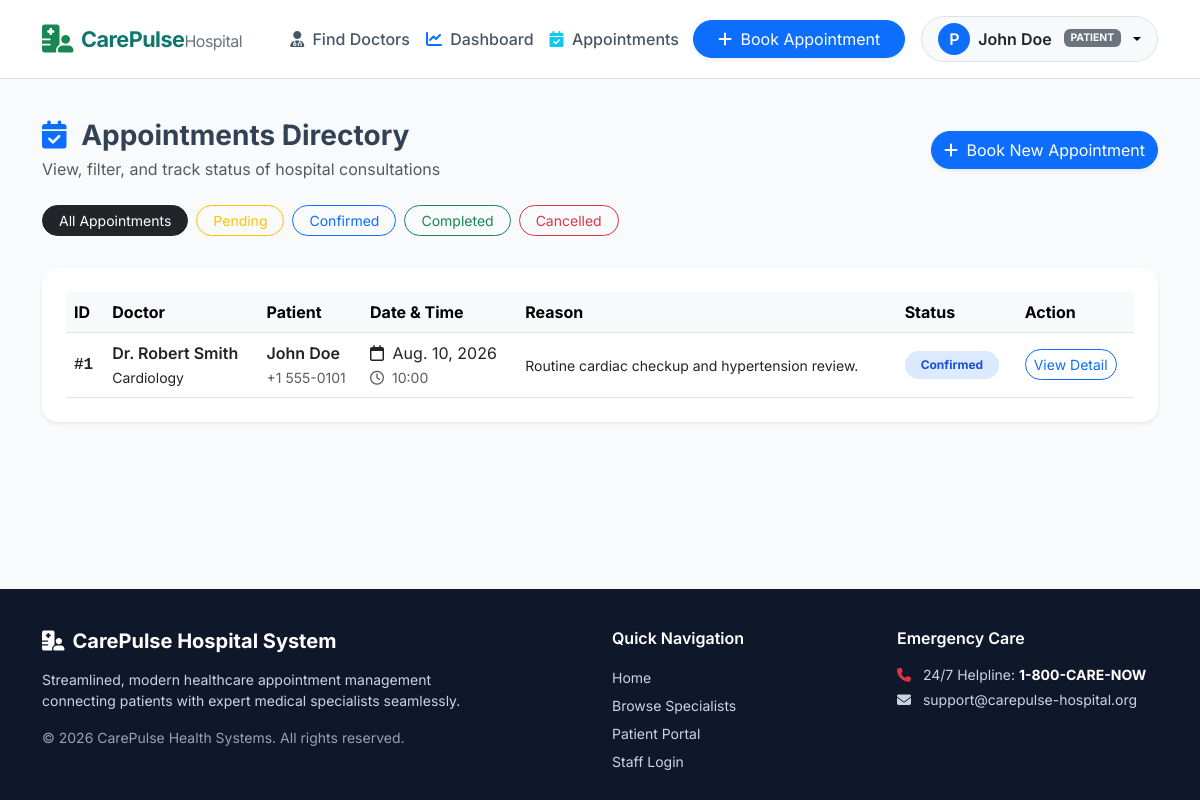
Screenshot of /appointments/my-appointments/ (signed in) with the database file from the repository.
### apps/accounts/models.py (models this page shows, shortened)
class CustomUser(AbstractUser):
    ROLE_ADMIN = 'admin'
    ROLE_DOCTOR = 'doctor'
    ROLE_PATIENT = 'patient'
    ROLE_CHOICES = (
        (ROLE_ADMIN, 'Admin'),
        (ROLE_DOCTOR, 'Doctor'),
        (ROLE_PATIENT, 'Patient'),
    )
    GENDER_CHOICES = (
        ('male', 'Male'),
        ('female', 'Female'),
        ('other', 'Other'),
    )
    role = models.CharField(max_length=20, choices=ROLE_CHOICES, default=ROLE_PATIENT)
    phone = models.CharField(max_length=20, blank=True, null=True)
    gender = models.CharField(max_length=10, choices=GENDER_CHOICES, blank=True, null=True)
    date_of_birth = models.DateField(blank=True, null=True)
    @property
    def is_admin(self):
        return self.role == self.ROLE_ADMIN or self.is_superuser
    @property
    def is_doctor(self):
        return self.role == self.ROLE_DOCTOR
    @property
    def is_patient(self):
        return self.role == self.ROLE_PATIENT
    def get_display_name(self):
        full_name = self.get_full_name()
        if full_name:
            return f"Dr. {full_name}" if self.is_doctor else full_name
        return self.username

class PatientProfile(models.Model):
    user = models.OneToOneField(CustomUser, on_delete=models.CASCADE, related_name='patient_profile')
    blood_group = models.CharField(max_length=5, blank=True, null=True)
    address = models.TextField(blank=True, null=True)
    emergency_contact = models.CharField(max_length=20, blank=True, null=True)
    medical_history_summary = models.TextField(blank=True, null=True, help_text="General patient health history notes")

### apps/appointments/models.py (models this page shows, shortened)
class Appointment(models.Model):
    STATUS_PENDING = 'pending'
    STATUS_CONFIRMED = 'confirmed'
    STATUS_COMPLETED = 'completed'
    STATUS_CANCELLED = 'cancelled'
    STATUS_CHOICES = (
        (STATUS_PENDING, 'Pending'),
        (STATUS_CONFIRMED, 'Confirmed'),
        (STATUS_COMPLETED, 'Completed'),
        (STATUS_CANCELLED, 'Cancelled'),
    )
    patient = models.ForeignKey(PatientProfile, on_delete=models.CASCADE, related_name='appointments')
    doctor = models.ForeignKey(DoctorProfile, on_delete=models.CASCADE, related_name='appointments')
    date = models.DateField()
    time_slot = models.TimeField()
    status = models.CharField(max_length=15, choices=STATUS_CHOICES, default=STATUS_PENDING)
    reason = models.TextField()
    created_at = models.DateTimeField(auto_now_add=True)
    updated_at = models.DateTimeField(auto_now=True)
    class Meta:
        ordering = ['-date', '-time_slot']

### apps/doctors/models.py (models this page shows, shortened)
class DoctorProfile(models.Model):
    user = models.OneToOneField(CustomUser, on_delete=models.CASCADE, related_name='doctor_profile')
    department = models.ForeignKey(Department, on_delete=models.SET_NULL, null=True, related_name='doctors')
    specialization = models.CharField(max_length=150)
    qualification = models.CharField(max_length=150)
    experience_years = models.PositiveIntegerField(default=1)
    consultation_fee = models.DecimalField(max_digits=10, decimal_places=2, default=50.00)
    bio = models.TextField(blank=True, null=True)
    profile_picture = models.ImageField(upload_to='doctors/', blank=True, null=True)
    is_active = models.BooleanField(default=True)
    def get_full_title(self):
        full_name = self.user.get_full_name()
        return f"Dr. {full_name}" if full_name else f"Dr. {self.user.username}"

class Department(models.Model):
    name = models.CharField(max_length=100, unique=True)
    description = models.TextField(blank=True, null=True)
    icon_class = models.CharField(max_length=50, default='fa-stethoscope', help_text="FontAwesome icon CSS class")

### apps/appointments/views.py (the view)
# urls.py: path('my-appointments/', views.my_appointments, name='my_appointments'),
@login_required
def my_appointments(request):
    user = request.user
    if user.is_patient:
        patient_profile = get_object_or_404(PatientProfile, user=user)
        appointments = Appointment.objects.filter(patient=patient_profile).select_related('doctor__user', 'doctor__department')
    elif user.is_doctor:
        doctor_profile = get_object_or_404(DoctorProfile, user=user)
        appointments = Appointment.objects.filter(doctor=doctor_profile).select_related('patient__user')
    elif user.is_admin:
        appointments = Appointment.objects.all().select_related('doctor__user', 'patient__user', 'doctor__department')
    else:
        appointments = Appointment.objects.none()
    status_filter = request.GET.get('status')
    if status_filter:
        appointments = appointments.filter(status=status_filter)
    return render(request, 'appointments/my_appointments.html', {
        'appointments': appointments,
        'selected_status': status_filter
    })

### templates/appointments/my_appointments.html (shortened to what this page needs)
{% extends 'base.html' %}
{% block content %}
<div class="container py-4">
    <div class="d-flex flex-wrap align-items-center justify-content-between gap-3 mb-4">
        <div>
            <h3 class="fw-bold mb-1"><i class="fa-solid fa-calendar-check text-primary me-2"></i> Appointments Directory</h3>
            <p class="text-muted mb-0">View, filter, and track status of hospital consultations</p>
        </div>
        {% if user.is_patient %}
            <a href="{% url 'appointments:book' %}" class="btn btn-primary rounded-pill shadow-sm">
                <i class="fa-solid fa-plus me-1"></i> Book New Appointment
            </a>
        {% endif %}
    </div>
    <div class="d-flex gap-2 mb-4 overflow-auto pb-2">
        <a href="{% url 'appointments:my_appointments' %}" class="btn btn-sm {% if not selected_status %}btn-dark{% else %}btn-outline-secondary{% endif %} rounded-pill px-3">All Appointments</a>
        <a href="{% url 'appointments:my_appointments' %}?status=pending" class="btn btn-sm {% if selected_status == 'pending' %}btn-warning{% else %}btn-outline-warning{% endif %} rounded-pill px-3">Pending</a>
        <a href="{% url 'appointments:my_appointments' %}?status=confirmed" class="btn btn-sm {% if selected_status == 'confirmed' %}btn-primary{% else %}btn-outline-primary{% endif %} rounded-pill px-3">Confirmed</a>
        <a href="{% url 'appointments:my_appointments' %}?status=completed" class="btn btn-sm {% if selected_status == 'completed' %}btn-success{% else %}btn-outline-success{% endif %} rounded-pill px-3">Completed</a>
        <a href="{% url 'appointments:my_appointments' %}?status=cancelled" class="btn btn-sm {% if selected_status == 'cancelled' %}btn-danger{% else %}btn-outline-danger{% endif %} rounded-pill px-3">Cancelled</a>
    </div>
    <div class="card custom-card border-0 p-4 rounded-4 shadow-sm">
        <div class="table-responsive">
            <table class="table table-hover align-middle mb-0">
                <thead class="table-light">
                    <tr>
                        <th>ID</th>
                        <th>Doctor</th>
                        <th>Patient</th>
                        <th>Date & Time</th>
                        <th>Reason</th>
                        <th>Status</th>
                        <th>Action</th>
                    </tr>
                </thead>
                <tbody>
                    {% for appt in appointments %}
                        <tr>
                            <td class="fw-bold font-monospace">#{{ appt.id }}</td>
                            <td>
                                <div class="fw-semibold text-dark">{{ appt.doctor.get_full_title }}</div>
                                <small class="text-teal">{{ appt.doctor.department.name }}</small>
                            </td>
                            <td>
                                <div class="fw-semibold text-dark">{{ appt.patient.user.get_full_name|default:appt.patient.user.username }}</div>
                                <small class="text-muted">{{ appt.patient.user.phone|default:"No phone" }}</small>
                            </td>
                            <td>
                                <div><i class="fa-regular fa-calendar me-1"></i> {{ appt.date }}</div>
                                <small class="text-muted"><i class="fa-regular fa-clock me-1"></i> {{ appt.time_slot|time:"H:i" }}</small>
                            </td>
                            <td><small>{{ appt.reason|truncatewords:6 }}</small></td>
                            <td>
                                <span class="badge badge-status-{{ appt.status }} px-3 py-2 rounded-pill text-capitalize">
                                    {{ appt.status }}
                                </span>
                            </td>
                            <td>
                                <a href="{% url 'appointments:appointment_detail' appt.id %}" class="btn btn-sm btn-outline-primary rounded-pill">View Detail</a>
                            </td>
                        </tr>
                    {% endfor %}
                </tbody>
            </table>
        </div>
    </div>
</div>
{% endblock %}

### templates/base.html (shortened to what this page needs)
<!DOCTYPE html>
<html lang="en">
<head>
    <link href="https://cdn.jsdelivr.net/npm/bootstrap@5.3.0/dist/css/bootstrap.min.css" rel="stylesheet">
    <link rel="stylesheet" href="https://cdnjs.cloudflare.com/ajax/libs/font-awesome/6.4.0/css/all.min.css">
    {% load static %}
    <link rel="stylesheet" href="{% static 'css/style.css' %}">
</head>
<body>
    <nav class="navbar navbar-expand-lg navbar-light bg-white border-bottom sticky-top py-3">
        <div class="container">
            <a class="navbar-brand navbar-brand-custom d-flex align-items-center gap-2" href="{% url 'core:home' %}">
                <i class="fa-solid fa-hospital-user text-success fs-3"></i>
                <span>CarePulse<span class="text-secondary fw-normal fs-6">Hospital</span></span>
            </a>
            <div class="collapse navbar-collapse" id="navbarMain">
                <ul class="navbar-nav me-auto mb-2 mb-lg-0 ms-lg-4">
                    <li class="nav-item">
                        <a class="nav-link" href="{% url 'doctors:doctor_list' %}">
                            <i class="fa-solid fa-user-doctor me-1 text-teal"></i> Find Doctors
                        </a>
                    </li>
                    {% if user.is_authenticated %}
                        <li class="nav-item">
                            <a class="nav-link" href="{% url 'core:dashboard_redirect' %}">
                                <i class="fa-solid fa-chart-line me-1 text-primary"></i> Dashboard
                            </a>
                        </li>
                        <li class="nav-item">
                            <a class="nav-link" href="{% url 'appointments:my_appointments' %}">
                                <i class="fa-solid fa-calendar-check me-1 text-info"></i> Appointments
                            </a>
                        </li>
                    {% endif %}
                </ul>
                <div class="d-flex align-items-center gap-3">
                    {% if user.is_authenticated %}
                        {% if user.is_patient %}
                            <a href="{% url 'appointments:book' %}" class="btn btn-teal btn-primary rounded-pill px-4 shadow-sm">
                                <i class="fa-solid fa-plus me-1"></i> Book Appointment
                            </a>
                        {% endif %}
                        <div class="dropdown">
                            <button class="btn btn-light rounded-pill border dropdown-toggle px-3 d-flex align-items-center gap-2" type="button" data-bs-toggle="dropdown">
                                <div class="bg-primary text-white rounded-circle d-flex align-items-center justify-content-center" style="width: 32px; height: 32px; font-weight: 600;">
                                    {{ user.username|slice:":1"|upper }}
                                </div>
                                <span class="fw-semibold text-dark">{{ user.get_display_name }}</span>
                                <span class="badge bg-secondary text-uppercase ms-1" style="font-size: 0.65rem;">{{ user.role }}</span>
                            </button>
                        </div>
                    {% else %}
                        <a href="{% url 'accounts:login' %}" class="btn btn-outline-secondary rounded-pill px-4">Log In</a>
                        <a href="{% url 'accounts:register_patient' %}" class="btn btn-primary rounded-pill px-4 shadow-sm">
                            <i class="fa-solid fa-user-plus me-1"></i> Patient Sign Up
                        </a>
                    {% endif %}
                </div>
            </div>
        </div>
    </nav>
    <main class="main-content">
        {% block content %}{% endblock %}
    </main>
    <footer class="footer-custom mt-auto">
        <div class="container">
            <div class="row gy-4">
                <div class="col-md-5">
                    <h5 class="text-white fw-bold mb-3">
                        <i class="fa-solid fa-hospital-user text-teal me-2"></i>CarePulse Hospital System
                    </h5>
                    <p class="small mb-3 text-light-subtle" style="color: #cbd5e1 !important;">
                        Streamlined, modern healthcare appointment management connecting patients with expert medical specialists seamlessly.
                    </p>
                    <div class="small" style="color: #94a3b8 !important;">&copy; 2026 CarePulse Health Systems. All rights reserved.</div>
                </div>
                <div class="col-md-3 offset-md-1">
                    <h6 class="text-white fw-semibold mb-3">Quick Navigation</h6>
                    <ul class="list-unstyled small lh-lg mb-0">
                        <li><a href="{% url 'core:home' %}" class="text-decoration-none" style="color: #cbd5e1;">Home</a></li>
                        <li><a href="{% url 'doctors:doctor_list' %}" class="text-decoration-none" style="color: #cbd5e1;">Browse Specialists</a></li>
                        <li><a href="{% url 'accounts:register_patient' %}" class="text-decoration-none" style="color: #cbd5e1;">Patient Portal</a></li>
                        <li><a href="{% url 'accounts:login' %}" class="text-decoration-none" style="color: #cbd5e1;">Staff Login</a></li>
                    </ul>
                </div>
                <div class="col-md-3">
                    <h6 class="text-white fw-semibold mb-3">Emergency Care</h6>
                    <p class="small mb-1" style="color: #cbd5e1 !important;"><i class="fa-solid fa-phone me-2 text-danger"></i> 24/7 Helpline: <strong class="text-white">1-800-CARE-NOW</strong></p>
                    <p class="small mb-0" style="color: #cbd5e1 !important;"><i class="fa-solid fa-envelope me-2 text-teal"></i> support@carepulse-hospital.org</p>
                </div>
            </div>
        </div>
    </footer>
</body>
</html>

### static/css/style.css (style rules this page uses)
:root { --primary-color: #0d6efd; --teal-primary: #0f766e; --teal-accent: #14b8a6; --dark-slate: #0f172a; --light-bg: #f8fafc; --card-shadow: 0 10px 25px -5px rgba(15, 23, 42, 0.08), 0 8px 10px -6px rgba(15, 23, 42, 0.04); }
body { font-family: 'Inter', system-ui, -apple-system, BlinkMacSystemFont, 'Segoe UI', Roboto, sans-serif; background-color: var(--light-bg); color: #334155; min-height: 100vh; display: flex; flex-direction: column; }
.main-content { flex: 1; }
.navbar-brand-custom { font-weight: 700; font-size: 1.35rem; color: #0f766e !important; letter-spacing: -0.5px; }
.nav-link { font-weight: 500; color: #475569; }
.badge-status-confirmed { background-color: #dbeafe; color: #1d4ed8; }
.custom-card { border: 1px solid rgba(226, 232, 240, 0.8); border-radius: 1rem; background: #ffffff; box-shadow: var(--card-shadow); }
.footer-custom { background-color: var(--dark-slate); color: #e2e8f0; padding: 2.5rem 0 1.5rem 0; margin-top: 4rem; }

### rows the page displays
CustomUser: username "P", get_display_name "John Doe", role "PATIENT"
Appointment: id "1", doctor.get_full_title "Dr. Robert Smith", doctor.department.name "Cardiology", patient.user.get_full_name "John Doe", patient.user.phone "+1 555-0101", date "Aug. 10, 2026", time_slot "10:00", reason "Routine cardiac checkup and hypertension review.", status "Confirmed"
